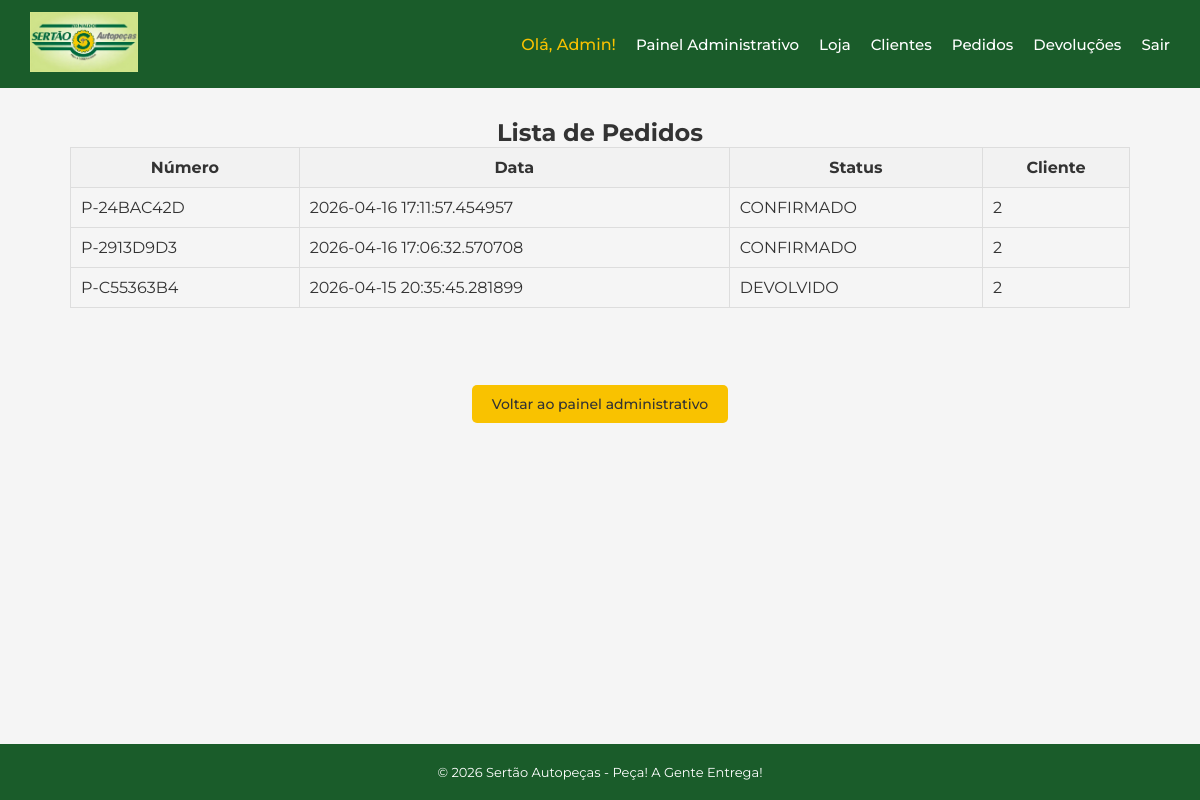
The app's page /admin/pedidos (signed in), older data.
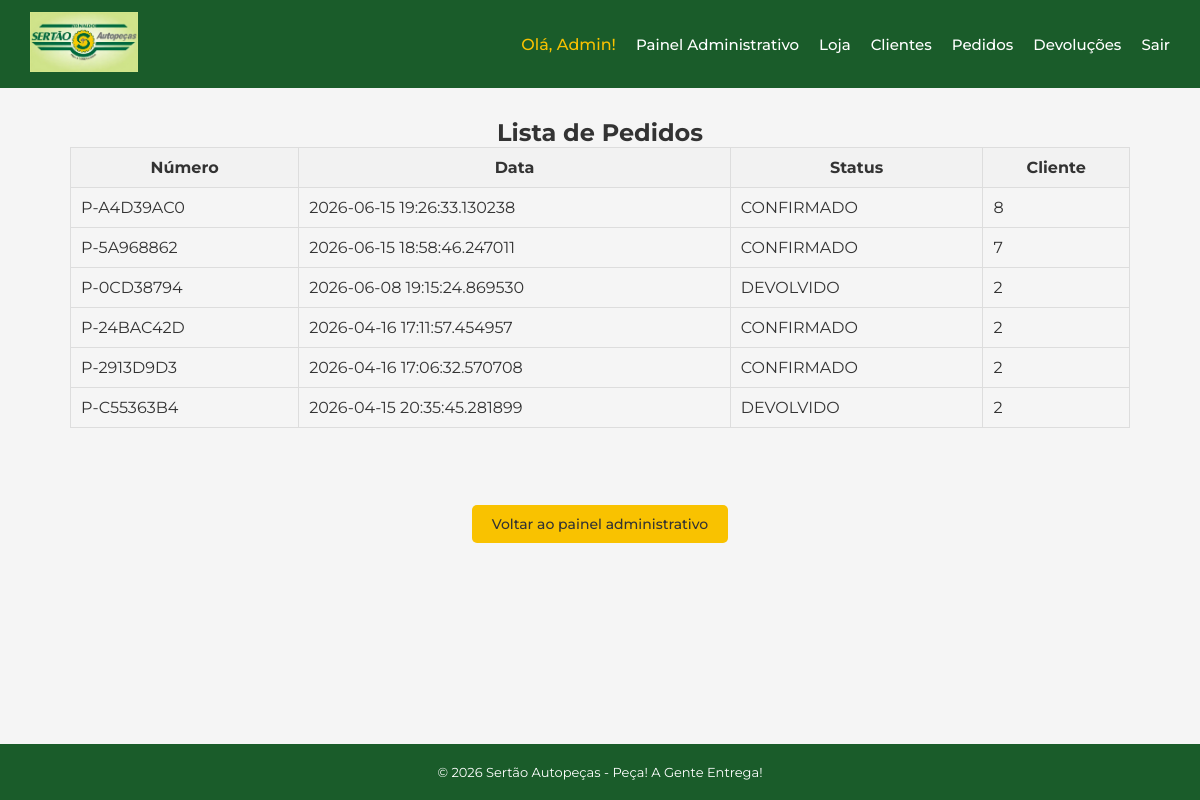
The same page, newer data.
### app/models.py (models this page shows)
class Pedido(db.Model):
    id = db.Column(db.Integer, primary_key=True)
    numero = db.Column(db.String, nullable=False, unique=True)
    data = db.Column(db.DateTime, default=agora_brasilia)
    status = db.Column(db.String, nullable=False)
    usuario_id = db.Column(db.Integer, db.ForeignKey('usuario.id'), nullable=False)
    usuario = db.relationship('Usuario', back_populates='pedidos')
    itens = db.relationship('ItemPedido', backref='pedido')

### app/routes/admin.py (the view)
@admin.route("/admin/pedidos", methods=["GET"])
@login_required
def listar_pedidos():
    if current_user.perfil != 'ADMIN':
        return redirect('/loja')
    pedidos = Pedido.query.order_by(Pedido.data.desc()).all()
    return render_template('admin/pedidos.html', pedidos=pedidos)

### app/models.py (called while the page is built)
@login_manager.user_loader
def load_user(user_id):
    return Usuario.query.get(int(user_id))

### app/templates/admin/pedidos.html (shortened to what this page needs)
{% extends 'base.html' %}
{% block conteudo %}
    <h2 style='text-align: center;'>Lista de Pedidos</h2>
    {% if pedidos %}
        <table style="width: 100%; border-collapse: collapse;">
            <thead>
                <tr style="background-color: #f2f2f2;">
                    <th style="padding: 10px; border: 1px solid #ddd;">Número</th>
                    <th style="padding: 10px; border: 1px solid #ddd;">Data</th>
                    <th style="padding: 10px; border: 1px solid #ddd;">Status</th>
                    <th style="padding: 10px; border: 1px solid #ddd;">Cliente</th>
                </tr>
            </thead>
            <tbody>
                {% for pedido in pedidos %}
                <tr>
                    <td style="padding: 10px; border: 1px solid #ddd;">
                        {{ pedido.numero }}
                    </td>
                    <td style="padding: 10px; border: 1px solid #ddd;">
                        {{ pedido.data }}
                    </td>
                    <td style="padding: 10px; border: 1px solid #ddd;">
                        {{ pedido.status }}
                    </td>
                    <td style="padding: 10px; border: 1px solid #ddd;">
                        {{ pedido.usuario_id }}
                    </td>
                </tr>
                {% endfor %}
            </tbody>
        </table>
    {% else %}
        <br>
        <p style='text-align: center;'>Nenhum pedido encontrado.</p>
    {% endif %}
    <br><br><br>
    <div style="text-align: center; margin-top: 20px;">
        <a href="/admin" class="btn btn-primary">Voltar ao painel administrativo</a>
    </div>
{% endblock %}

Row changes from the older to the newer data that the page shows:
added Pedido: numero "P-A4D39AC0", data "2026-06-15 19:26:33.130238", status "CONFIRMADO", usuario_id "8"
added Pedido: numero "P-5A968862", data "2026-06-15 18:58:46.247011", status "CONFIRMADO", usuario_id "7"
added Pedido: numero "P-0CD38794", data "2026-06-08 19:15:24.869530", status "DEVOLVIDO", usuario_id "2"
